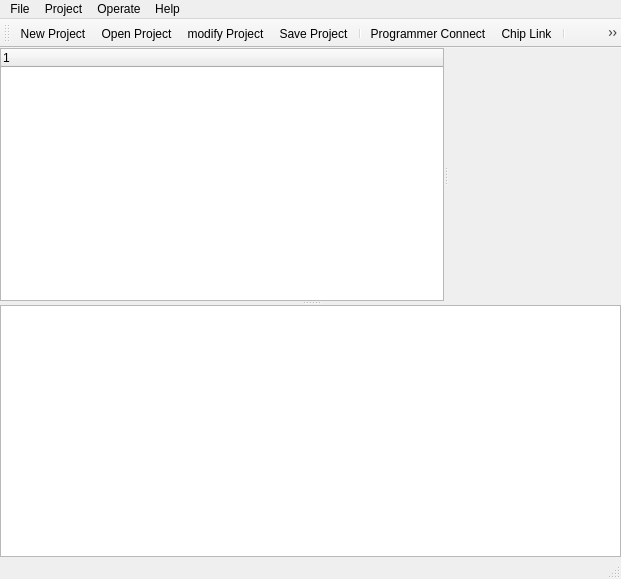
<?xml version="1.0" encoding="UTF-8"?>
<ui version="4.0">
 <class>MainWindow</class>
 <widget class="QMainWindow" name="MainWindow">
  <property name="geometry">
   <rect>
    <x>0</x>
    <y>0</y>
    <width>621</width>
    <height>579</height>
   </rect>
  </property>
  <property name="windowTitle">
   <string>MM32 Programmer V1.00</string>
  </property>
  <property name="windowIcon">
   <iconset resource="resource.qrc">
    <normaloff>:/icon/icon/MM32_Logo.ico</normaloff>:/icon/icon/MM32_Logo.ico</iconset>
  </property>
  <property name="layoutDirection">
   <enum>Qt::LeftToRight</enum>
  </property>
  <property name="autoFillBackground">
   <bool>false</bool>
  </property>
  <widget class="QWidget" name="centralwidget">
   <property name="layoutDirection">
    <enum>Qt::LeftToRight</enum>
   </property>
   <property name="autoFillBackground">
    <bool>false</bool>
   </property>
   <layout class="QGridLayout" name="gridLayout">
    <property name="leftMargin">
     <number>0</number>
    </property>
    <property name="topMargin">
     <number>0</number>
    </property>
    <property name="rightMargin">
     <number>0</number>
    </property>
    <property name="bottomMargin">
     <number>0</number>
    </property>
    <item row="0" column="0">
     <widget class="QSplitter" name="splitter_2">
      <property name="orientation">
       <enum>Qt::Vertical</enum>
      </property>
      <widget class="QSplitter" name="splitter">
       <property name="orientation">
        <enum>Qt::Horizontal</enum>
       </property>
       <widget class="ProjectTree" name="treeWidget">
        <property name="enabled">
         <bool>true</bool>
        </property>
        <property name="autoFillBackground">
         <bool>false</bool>
        </property>
        <column>
         <property name="text">
          <string notr="true">1</string>
         </property>
        </column>
       </widget>
       <widget class="ReadFlash" name="flash" native="true"/>
      </widget>
      <widget class="QTextBrowser" name="textBrowser">
       <property name="layoutDirection">
        <enum>Qt::LeftToRight</enum>
       </property>
      </widget>
     </widget>
    </item>
   </layout>
  </widget>
  <widget class="QMenuBar" name="menubar">
   <property name="geometry">
    <rect>
     <x>0</x>
     <y>0</y>
     <width>621</width>
     <height>23</height>
    </rect>
   </property>
   <widget class="QMenu" name="menucaidan">
    <property name="title">
     <string>File</string>
    </property>
    <addaction name="loadProgrammingFile"/>
    <addaction name="saveProgrammingFile"/>
    <addaction name="exit"/>
   </widget>
   <widget class="QMenu" name="menu_P">
    <property name="title">
     <string>Project</string>
    </property>
    <addaction name="newProject"/>
    <addaction name="openProject"/>
    <addaction name="separator"/>
    <addaction name="saveProject"/>
    <addaction name="saveProjectAs"/>
    <addaction name="separator"/>
    <addaction name="closeProject"/>
   </widget>
   <widget class="QMenu" name="menu_O">
    <property name="title">
     <string>Operate</string>
    </property>
    <addaction name="checkLink"/>
    <addaction name="separator"/>
    <addaction name="chipLink"/>
    <addaction name="separator"/>
    <addaction name="cheakBlank"/>
    <addaction name="erasureChip"/>
    <addaction name="separator"/>
    <addaction name="programmeChip"/>
    <addaction name="pyCode"/>
    <addaction name="separator"/>
    <addaction name="verify"/>
    <addaction name="unlockChip"/>
    <addaction name="separator"/>
    <addaction name="readChip"/>
    <addaction name="writeChip"/>
    <addaction name="separator"/>
    <addaction name="options"/>
   </widget>
   <widget class="QMenu" name="menu_H">
    <property name="title">
     <string>Help</string>
    </property>
    <addaction name="about"/>
   </widget>
   <addaction name="menucaidan"/>
   <addaction name="menu_P"/>
   <addaction name="menu_O"/>
   <addaction name="menu_H"/>
  </widget>
  <widget class="QStatusBar" name="statusbar"/>
  <widget class="QToolBar" name="toolBar">
   <property name="windowTitle">
    <string>toolBar</string>
   </property>
   <attribute name="toolBarArea">
    <enum>TopToolBarArea</enum>
   </attribute>
   <attribute name="toolBarBreak">
    <bool>false</bool>
   </attribute>
   <addaction name="newProject"/>
   <addaction name="openProject"/>
   <addaction name="modifyProject"/>
   <addaction name="saveProject"/>
   <addaction name="separator"/>
   <addaction name="checkLink"/>
   <addaction name="chipLink"/>
   <addaction name="separator"/>
   <addaction name="erasureChip"/>
   <addaction name="programmeChip"/>
   <addaction name="unlockChip"/>
   <addaction name="separator"/>
   <addaction name="readChip"/>
   <addaction name="writeChip"/>
   <addaction name="separator"/>
   <addaction name="loadProgrammingFile"/>
   <addaction name="saveProgrammingFile"/>
  </widget>
  <action name="newProject">
   <property name="icon">
    <iconset resource="resource.qrc">
     <normaloff>:/icon/icon/1.png</normaloff>:/icon/icon/1.png</iconset>
   </property>
   <property name="text">
    <string>New Project</string>
   </property>
   <property name="shortcut">
    <string>Ctrl+N</string>
   </property>
  </action>
  <action name="openProject">
   <property name="icon">
    <iconset resource="resource.qrc">
     <normaloff>:/icon/icon/2.png</normaloff>:/icon/icon/2.png</iconset>
   </property>
   <property name="text">
    <string>Open Project</string>
   </property>
   <property name="shortcut">
    <string>Ctrl+O</string>
   </property>
  </action>
  <action name="saveProject">
   <property name="icon">
    <iconset resource="resource.qrc">
     <normaloff>:/icon/icon/3.png</normaloff>:/icon/icon/3.png</iconset>
   </property>
   <property name="text">
    <string>Save Project</string>
   </property>
   <property name="shortcut">
    <string>Ctrl+S</string>
   </property>
  </action>
  <action name="saveProjectAs">
   <property name="icon">
    <iconset resource="resource.qrc">
     <normaloff>:/icon/icon/4.png</normaloff>:/icon/icon/4.png</iconset>
   </property>
   <property name="text">
    <string>Save Project As...</string>
   </property>
  </action>
  <action name="erasureChip">
   <property name="icon">
    <iconset resource="resource.qrc">
     <normaloff>:/icon/icon/erase.png</normaloff>:/icon/icon/erase.png</iconset>
   </property>
   <property name="text">
    <string>Erase Chip</string>
   </property>
   <property name="shortcut">
    <string>F4</string>
   </property>
  </action>
  <action name="programmeChip">
   <property name="icon">
    <iconset resource="resource.qrc">
     <normaloff>:/icon/icon/program.png</normaloff>:/icon/icon/program.png</iconset>
   </property>
   <property name="text">
    <string>Program</string>
   </property>
   <property name="shortcut">
    <string>F5</string>
   </property>
  </action>
  <action name="unlockChip">
   <property name="icon">
    <iconset resource="resource.qrc">
     <normaloff>:/icon/icon/lock.png</normaloff>:/icon/icon/lock.png</iconset>
   </property>
   <property name="text">
    <string>Unlock Chip</string>
   </property>
  </action>
  <action name="loadProgrammingFile">
   <property name="enabled">
    <bool>true</bool>
   </property>
   <property name="icon">
    <iconset resource="resource.qrc">
     <normaloff>:/icon/icon/6.png</normaloff>:/icon/icon/6.png</iconset>
   </property>
   <property name="text">
    <string>Load Data File</string>
   </property>
  </action>
  <action name="saveProgrammingFile">
   <property name="icon">
    <iconset resource="resource.qrc">
     <normaloff>:/icon/icon/5.png</normaloff>:/icon/icon/5.png</iconset>
   </property>
   <property name="text">
    <string>Save Data File</string>
   </property>
  </action>
  <action name="closeProject">
   <property name="text">
    <string>Close</string>
   </property>
  </action>
  <action name="readChip">
   <property name="icon">
    <iconset resource="resource.qrc">
     <normaloff>:/icon/icon/read.png</normaloff>:/icon/icon/read.png</iconset>
   </property>
   <property name="text">
    <string>Read Chip</string>
   </property>
  </action>
  <action name="writeChip">
   <property name="icon">
    <iconset resource="resource.qrc">
     <normaloff>:/icon/icon/write.png</normaloff>:/icon/icon/write.png</iconset>
   </property>
   <property name="text">
    <string>Write Chip</string>
   </property>
  </action>
  <action name="options">
   <property name="text">
    <string>Options</string>
   </property>
  </action>
  <action name="about">
   <property name="text">
    <string>About</string>
   </property>
   <property name="shortcut">
    <string>F1</string>
   </property>
  </action>
  <action name="exit">
   <property name="text">
    <string>Exit</string>
   </property>
  </action>
  <action name="checkLink">
   <property name="icon">
    <iconset resource="resource.qrc">
     <normaloff>:/icon/icon/disConnect.png</normaloff>:/icon/icon/disConnect.png</iconset>
   </property>
   <property name="text">
    <string>Programmer Connect</string>
   </property>
  </action>
  <action name="chipLink">
   <property name="icon">
    <iconset resource="resource.qrc">
     <normaloff>:/icon/icon/chip.png</normaloff>:/icon/icon/chip.png</iconset>
   </property>
   <property name="text">
    <string>Chip Link</string>
   </property>
  </action>
  <action name="cheakBlank">
   <property name="text">
    <string>Cheak Blank</string>
   </property>
   <property name="shortcut">
    <string>F2</string>
   </property>
  </action>
  <action name="pyCode">
   <property name="text">
    <string>Program and Verify</string>
   </property>
   <property name="shortcut">
    <string>F6</string>
   </property>
  </action>
  <action name="verify">
   <property name="text">
    <string>Verify</string>
   </property>
   <property name="shortcut">
    <string>F8</string>
   </property>
  </action>
  <action name="modifyProject">
   <property name="icon">
    <iconset resource="resource.qrc">
     <normaloff>:/icon/icon/option.png</normaloff>:/icon/icon/option.png</iconset>
   </property>
   <property name="text">
    <string>modify Project</string>
   </property>
   <property name="shortcut">
    <string>Ctrl+M</string>
   </property>
  </action>
 </widget>
 <customwidgets>
  <customwidget>
   <class>ProjectTree</class>
   <extends>QTreeWidget</extends>
   <header location="global">interface.project_tree</header>
  </customwidget>
  <customwidget>
   <class>ReadFlash</class>
   <extends>QWidget</extends>
   <header location="global">interface.read_flash</header>
   <container>1</container>
  </customwidget>
 </customwidgets>
 <resources>
  <include location="resource.qrc"/>
 </resources>
 <connections>
  <connection>
   <sender>exit</sender>
   <signal>triggered()</signal>
   <receiver>MainWindow</receiver>
   <slot>close()</slot>
   <hints>
    <hint type="sourcelabel">
     <x>-1</x>
     <y>-1</y>
    </hint>
    <hint type="destinationlabel">
     <x>399</x>
     <y>293</y>
    </hint>
   </hints>
  </connection>
 </connections>
</ui>
